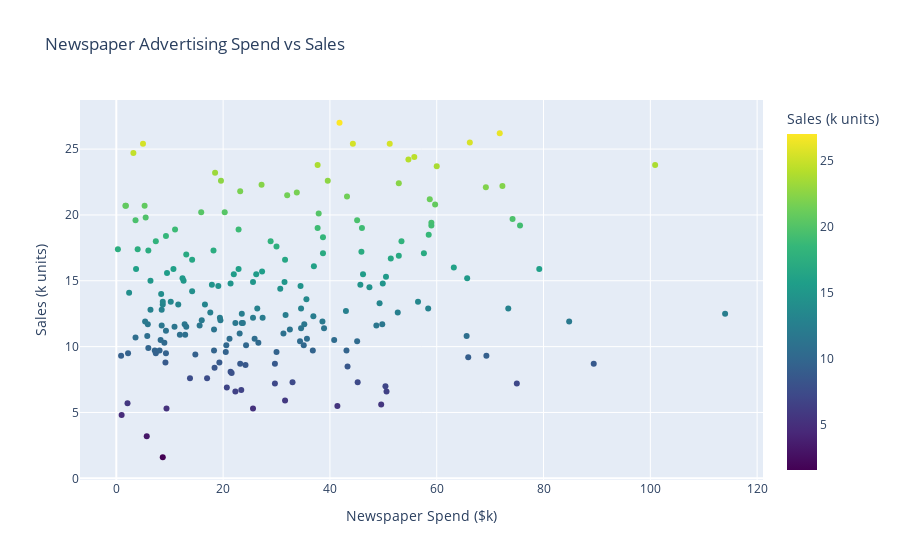

Notebook cell for this chart:
### Markdown cell above
# 3️⃣ Newspaper vs Sales

### Code cell
fig_news = px.scatter(
    data,
    x='Newspaper',
    y='Sales',
    color='Sales',
    color_continuous_scale='Viridis',
    title='Newspaper Advertising Spend vs Sales',
    labels={'Newspaper':'Newspaper Spend ($k)', 'Sales':'Sales (k units)'},
    hover_data=['TV', 'Radio']
)
fig_news.show()

### Figure 1 — Plotly figure (JSON) as saved in the notebook; plotly's stock layout.template omitted (floating-point values rounded to 4 significant figures; data arrays with more than 128 entries replaced by an {"elided": "..."} marker saying what was removed)
{"data": [{"customdata": {"elided": "200x2 float values"}, "hovertemplate": "Newspaper Spend ($k)=%{x}<br>Sales (k units)=%{marker.color}<br>TV=%{customdata[0]}<br>Radio=%{customdata[1]}<extra></extra>", "legendgroup": "", "marker": {"color": {"elided": "200 float values"}, "coloraxis": "coloraxis", "symbol": "circle"}, "mode": "markers", "name": "", "orientation": "v", "showlegend": false, "type": "scatter", "x": {"elided": "200 float values"}, "xaxis": "x", "y": {"elided": "200 float values"}, "yaxis": "y"}], "layout": {"coloraxis": {"colorbar": {"title": {"text": "Sales (k units)"}}, "colorscale": [[0, "#440154"], [0.1111, "#482878"], [0.2222, "#3e4989"], [0.3333, "#31688e"], [0.4444, "#26828e"], [0.5556, "#1f9e89"], [0.6667, "#35b779"], [0.7778, "#6ece58"], [0.8889, "#b5de2b"], [1, "#fde725"]]}, "legend": {"tracegroupgap": 0}, "title": {"text": "Newspaper Advertising Spend vs Sales"}, "xaxis": {"anchor": "y", "domain": [0, 1], "title": {"text": "Newspaper Spend ($k)"}}, "yaxis": {"anchor": "x", "domain": [0, 1], "title": {"text": "Sales (k units)"}}}}
